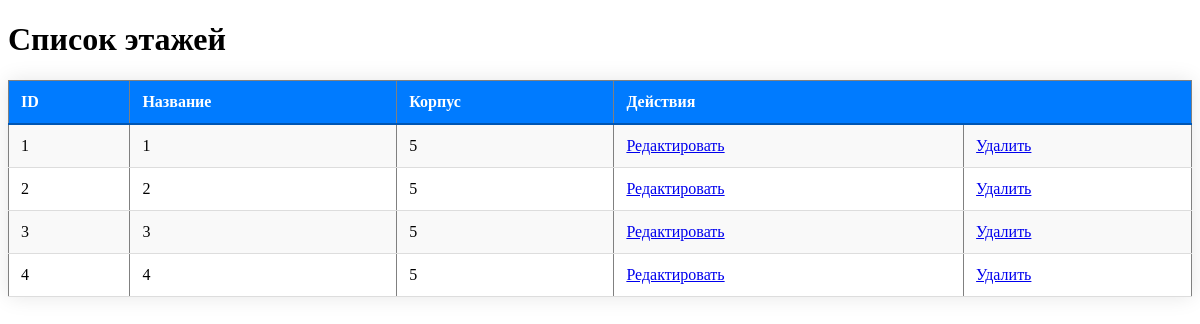
Screenshot of /WebDataBase/read/read_floors.php (signed in) with the database file from the repository.
### tables this page shows
CREATE TABLE `floors` (
  `floor_id` int(11) NOT NULL,
  `floor_number` int(11) NOT NULL,
  `building_id` int(11) DEFAULT NULL
);

### WebDataBase/read/read_floors.php (the view, shortened to what this page needs)
<?php
require_once '../config.php';
try {
    $stmt = $conn->prepare("SELECT * FROM floors");
    $stmt->execute();
    $floors = $stmt->fetchAll();
} catch (PDOException $e) {
    echo "Ошибка: " . $e->getMessage();
}
?>
<!DOCTYPE html>
<html lang="en">
<head>
    <link rel="stylesheet" type="text/css" href="../style_table.css">
</head>
<body>
<h1>Список этажей</h1>
<table border="1">
    <tr>
        <th>ID</th>
        <th>Название</th>
        <th>Корпус</th>
        <th colspan="2">Действия</th>
    </tr>
    <?php foreach ($floors as $floor) { ?>
        <tr>
            <td><?php echo $floor['floor_id']; ?></td>
            <td><?php echo $floor['floor_number']; ?></td>
            <td><?php echo $floor['building_id']; ?></td>
            <td>
                <?php echo '<a href="../update/update_floor.php?id=' . $floor['floor_id'] . '">Редактировать</a>'; ?>
            </td>
            <td>
                <?php echo '<a href="../update/update_floor.php?id=' . $floor['floor_id'] . '" onclick="return confirm(\'Вы уверены?\');">Удалить</a>';?>
            </td>
        </tr>
    <?php } ?>
</table>
</body>
</html>

### WebDataBase/style/style_table.css (style rules this page uses)
table { width: 100%; border-collapse: collapse; border-spacing: 0; box-shadow: 0 0 20px rgba(0, 0, 0, 0.1); overflow-x: auto; }
th { background-color: #007bff; color: white; padding: 12px; text-align: left; font-weight: bold; border-bottom: 2px solid #0056b3; }
td { padding: 12px; border-bottom: 1px solid #ddd; }
tbody tr:nth-child(even) { background-color: #f9f9f9; }

### rows the page displays
floors: floor_id "1", floor_number "1", building "5"
floors: floor_id "2", floor_number "2", building "5"
floors: floor_id "3", floor_number "3", building "5"
floors: floor_id "4", floor_number "4", building "5"
